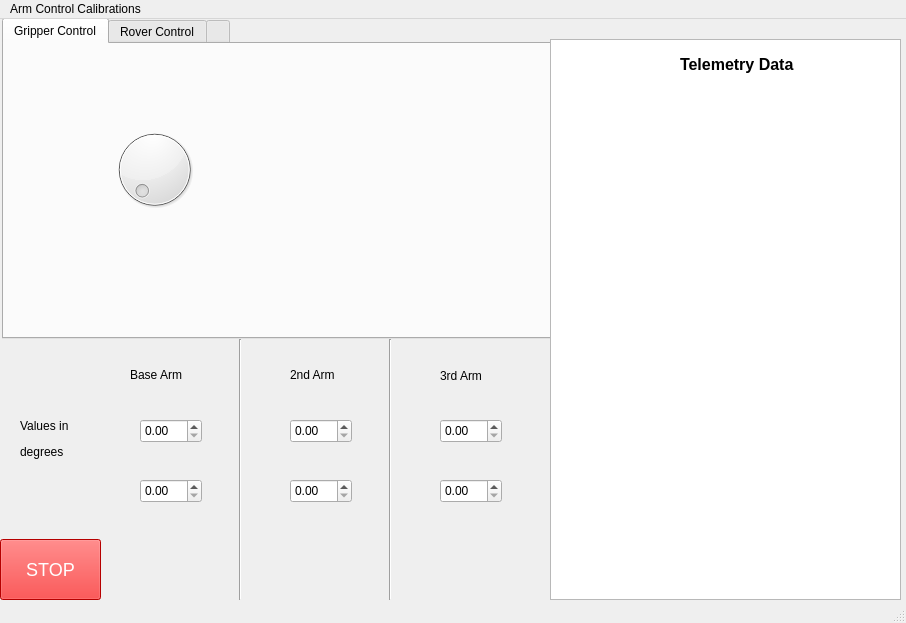
<?xml version="1.0" encoding="UTF-8"?>
<ui version="4.0">
 <class>MainWindow</class>
 <widget class="QMainWindow" name="MainWindow">
  <property name="geometry">
   <rect>
    <x>0</x>
    <y>0</y>
    <width>906</width>
    <height>623</height>
   </rect>
  </property>
  <property name="windowTitle">
   <string>Vyadh</string>
  </property>
  <widget class="QWidget" name="centralwidget">
   <widget class="QTabWidget" name="tabWidget">
    <property name="geometry">
     <rect>
      <x>2</x>
      <y>-1</y>
      <width>551</width>
      <height>321</height>
     </rect>
    </property>
    <property name="tabPosition">
     <enum>QTabWidget::North</enum>
    </property>
    <property name="tabShape">
     <enum>QTabWidget::Rounded</enum>
    </property>
    <property name="currentIndex">
     <number>0</number>
    </property>
    <widget class="QWidget" name="tab">
     <attribute name="title">
      <string>Gripper Control</string>
     </attribute>
     <widget class="QLabel" name="label_7">
      <property name="geometry">
       <rect>
        <x>240</x>
        <y>120</y>
        <width>59</width>
        <height>14</height>
       </rect>
      </property>
      <property name="text">
       <string/>
      </property>
     </widget>
     <widget class="QDial" name="dial">
      <property name="geometry">
       <rect>
        <x>90</x>
        <y>80</y>
        <width>121</width>
        <height>91</height>
       </rect>
      </property>
     </widget>
    </widget>
    <widget class="QWidget" name="tab_3">
     <attribute name="title">
      <string>Rover Control</string>
     </attribute>
     <widget class="QLabel" name="label_6">
      <property name="geometry">
       <rect>
        <x>140</x>
        <y>60</y>
        <width>351</width>
        <height>151</height>
       </rect>
      </property>
      <property name="text">
       <string>backup controls in case the joystick controls fail</string>
      </property>
     </widget>
    </widget>
    <widget class="QWidget" name="tab_2">
     <attribute name="title">
      <string/>
     </attribute>
    </widget>
   </widget>
   <widget class="QGraphicsView" name="graphicsView">
    <property name="geometry">
     <rect>
      <x>550</x>
      <y>20</y>
      <width>351</width>
      <height>561</height>
     </rect>
    </property>
   </widget>
   <widget class="QLabel" name="label">
    <property name="geometry">
     <rect>
      <x>680</x>
      <y>30</y>
      <width>121</width>
      <height>31</height>
     </rect>
    </property>
    <property name="text">
     <string>&lt;html&gt;&lt;head/&gt;&lt;body&gt;&lt;p&gt;&lt;span style=&quot; font-size:12pt; font-weight:600;&quot;&gt;Telemetry Data&lt;/span&gt;&lt;/p&gt;&lt;/body&gt;&lt;/html&gt;</string>
    </property>
   </widget>
   <widget class="QPushButton" name="pushButton">
    <property name="geometry">
     <rect>
      <x>0</x>
      <y>520</y>
      <width>101</width>
      <height>61</height>
     </rect>
    </property>
    <property name="styleSheet">
     <string notr="true">QPushButton
{
background-color:red;
color:white;
font-size:18px;
}
QPushButton:hover
{
font-size:22px;
}</string>
    </property>
    <property name="text">
     <string>STOP</string>
    </property>
   </widget>
   <widget class="QDoubleSpinBox" name="doubleSpinBox">
    <property name="geometry">
     <rect>
      <x>140</x>
      <y>400</y>
      <width>62</width>
      <height>24</height>
     </rect>
    </property>
   </widget>
   <widget class="QDoubleSpinBox" name="doubleSpinBox_2">
    <property name="geometry">
     <rect>
      <x>140</x>
      <y>460</y>
      <width>62</width>
      <height>24</height>
     </rect>
    </property>
   </widget>
   <widget class="Line" name="line">
    <property name="geometry">
     <rect>
      <x>230</x>
      <y>320</y>
      <width>20</width>
      <height>261</height>
     </rect>
    </property>
    <property name="orientation">
     <enum>Qt::Vertical</enum>
    </property>
   </widget>
   <widget class="Line" name="line_2">
    <property name="geometry">
     <rect>
      <x>380</x>
      <y>320</y>
      <width>20</width>
      <height>261</height>
     </rect>
    </property>
    <property name="orientation">
     <enum>Qt::Vertical</enum>
    </property>
   </widget>
   <widget class="QDoubleSpinBox" name="doubleSpinBox_3">
    <property name="geometry">
     <rect>
      <x>290</x>
      <y>400</y>
      <width>62</width>
      <height>24</height>
     </rect>
    </property>
   </widget>
   <widget class="QDoubleSpinBox" name="doubleSpinBox_4">
    <property name="geometry">
     <rect>
      <x>290</x>
      <y>460</y>
      <width>62</width>
      <height>24</height>
     </rect>
    </property>
   </widget>
   <widget class="QDoubleSpinBox" name="doubleSpinBox_5">
    <property name="geometry">
     <rect>
      <x>440</x>
      <y>400</y>
      <width>62</width>
      <height>24</height>
     </rect>
    </property>
   </widget>
   <widget class="QDoubleSpinBox" name="doubleSpinBox_6">
    <property name="geometry">
     <rect>
      <x>440</x>
      <y>460</y>
      <width>62</width>
      <height>24</height>
     </rect>
    </property>
   </widget>
   <widget class="QLabel" name="label_2">
    <property name="geometry">
     <rect>
      <x>130</x>
      <y>340</y>
      <width>81</width>
      <height>31</height>
     </rect>
    </property>
    <property name="text">
     <string>Base Arm</string>
    </property>
   </widget>
   <widget class="QLabel" name="label_3">
    <property name="geometry">
     <rect>
      <x>290</x>
      <y>340</y>
      <width>81</width>
      <height>31</height>
     </rect>
    </property>
    <property name="text">
     <string>2nd Arm</string>
    </property>
   </widget>
   <widget class="QLabel" name="label_4">
    <property name="geometry">
     <rect>
      <x>440</x>
      <y>350</y>
      <width>59</width>
      <height>14</height>
     </rect>
    </property>
    <property name="text">
     <string>3rd Arm</string>
    </property>
   </widget>
   <widget class="QLabel" name="label_5">
    <property name="geometry">
     <rect>
      <x>20</x>
      <y>360</y>
      <width>71</width>
      <height>121</height>
     </rect>
    </property>
    <property name="text">
     <string>&lt;html&gt;&lt;head/&gt;&lt;body&gt;&lt;p&gt;Values in &lt;/p&gt;&lt;p&gt;degrees&lt;/p&gt;&lt;/body&gt;&lt;/html&gt;</string>
    </property>
   </widget>
  </widget>
  <widget class="QMenuBar" name="menubar">
   <property name="geometry">
    <rect>
     <x>0</x>
     <y>0</y>
     <width>906</width>
     <height>22</height>
    </rect>
   </property>
   <widget class="QMenu" name="menuArm_Control_Calibrations">
    <property name="title">
     <string>Arm Control Calibrations</string>
    </property>
   </widget>
   <addaction name="menuArm_Control_Calibrations"/>
  </widget>
  <widget class="QStatusBar" name="statusbar"/>
 </widget>
 <resources/>
 <connections/>
</ui>
